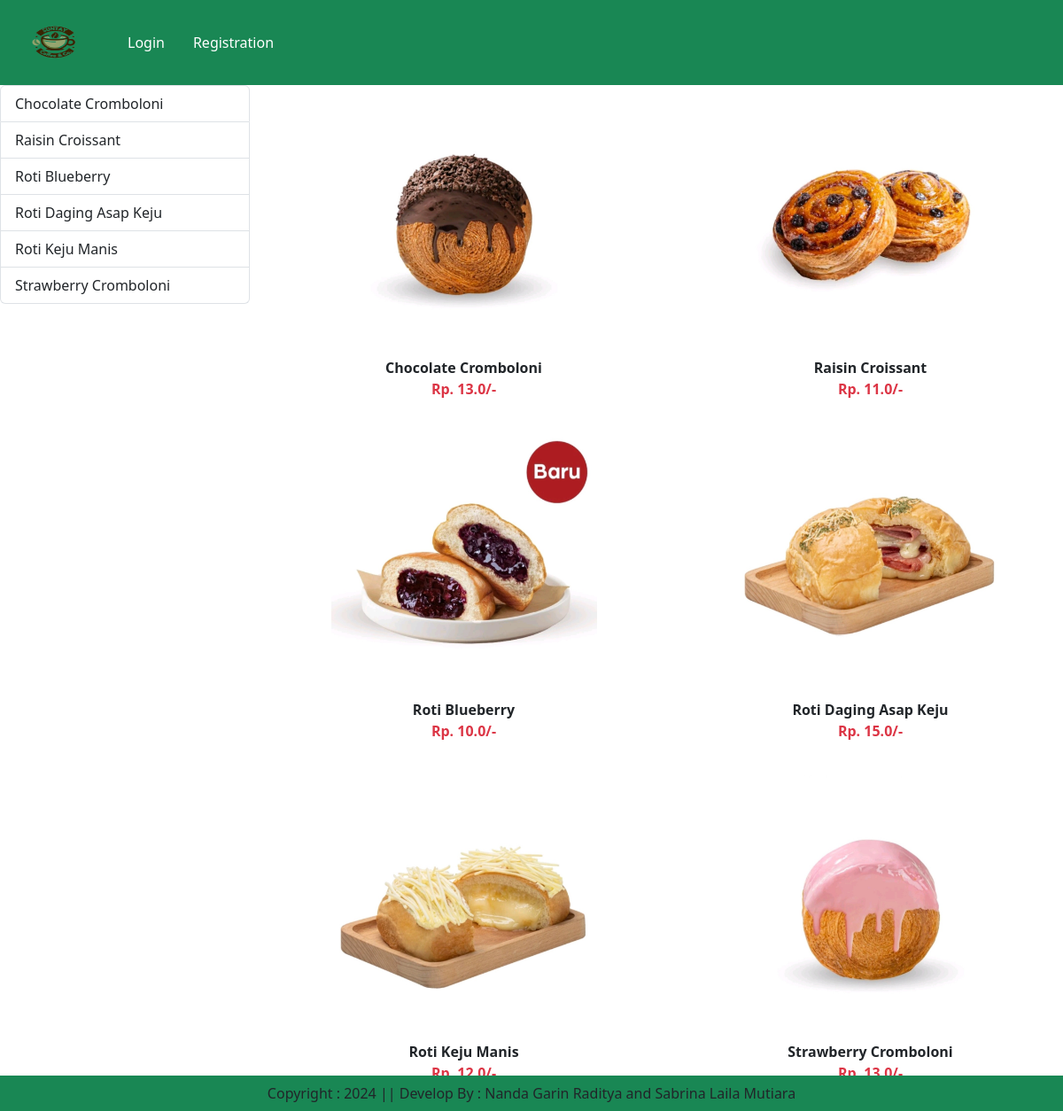
The page /category/BS on the database its author committed.
### app/models.py (models this page shows, shortened)
class Product(models.Model):
    title = models.CharField(max_length=100)
    selling_price = models.FloatField()
    discounted_price = models.FloatField()
    description = models.TextField()
    composition = models.TextField(default="")
    category = models.CharField(choices=CATEGORY_CHOICES, max_length=2)
    product_image = models.ImageField(upload_to="product")
    prodapp = models.CharField(max_length=100, null=True, blank=True)

### app/views.py (the view)
# urls.py: path("category/<slug:val>", views.CategoryView.as_view(), name="category"),
class CategoryView(View):
    def get(self, request, val):
        totalitem = 0
        if request.user.is_authenticated:
            totalitem = len(Cart.objects.filter(user=request.user))
        product = Product.objects.filter(category=val)
        title = Product.objects.filter(category=val).values("title")
        return render(request, "app/category.html", locals())

### app/templates/app/category.html (shortened to what this page needs)
{% extends "app/base.html" %}
{% load static %}
{% block main-content %}
<div class="container-my5">
  <div class="row">
    <div class="col-sm-3">
      <div class="list-group">
        {% for val in title %}
        <a href="{% url 'category-title' val.title %}" class="list-group-item
         list-group-item-action" aria-current="true">{{val.title}}</a>
        {% endfor %}
      </div>
    </div>
    <div class="col-sm-9">
    <div class="row">
        {% for prod in product %}
            <div class="col text-center mb-4">
                <a href="{% url 'product-detail' prod.id %} " class="btn">
                    <div>
                        <img src="{{prod.product_image.url}}" width="300px" height="300px">
                        <div class="fw-bold">{{prod.title}}</div>
                        <div class="fw-bold text-danger">
                            Rp. {{prod.discounted_price}}/-
                        </div>
                    </div>
                </a>
            </div>
        {% endfor %}
    </div>
  </div>
</div>
{% endblock main-content %}

### rows shown on the page
Product: product_image (picture), title "Chocolate Cromboloni", discounted_price "13.0"
Product: product_image (picture), title "Raisin Croissant", discounted_price "11.0"
Product: product_image (picture), title "Roti Blueberry", discounted_price "10.0"
Product: product_image (picture), title "Roti Daging Asap Keju", discounted_price "15.0"
Product: product_image (picture), title "Roti Keju Manis", discounted_price "12.0"
Product: product_image (picture), title "Strawberry Cromboloni", discounted_price "13.0"

### other values the page prints
{{ val.title }} "Chocolate Cromboloni" "Raisin Croissant" "Roti Blueberry" "Roti Daging Asap Keju" "Roti Keju Manis" "Strawberry Cromboloni"
